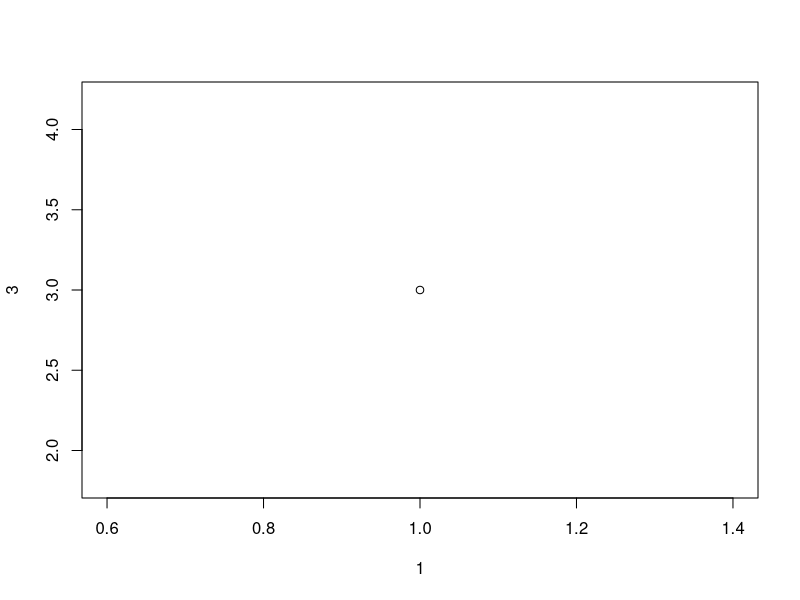
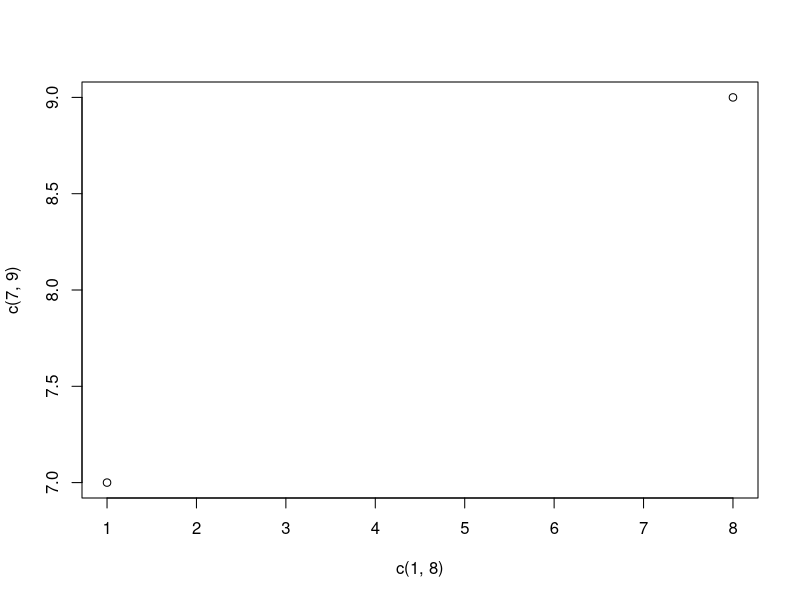
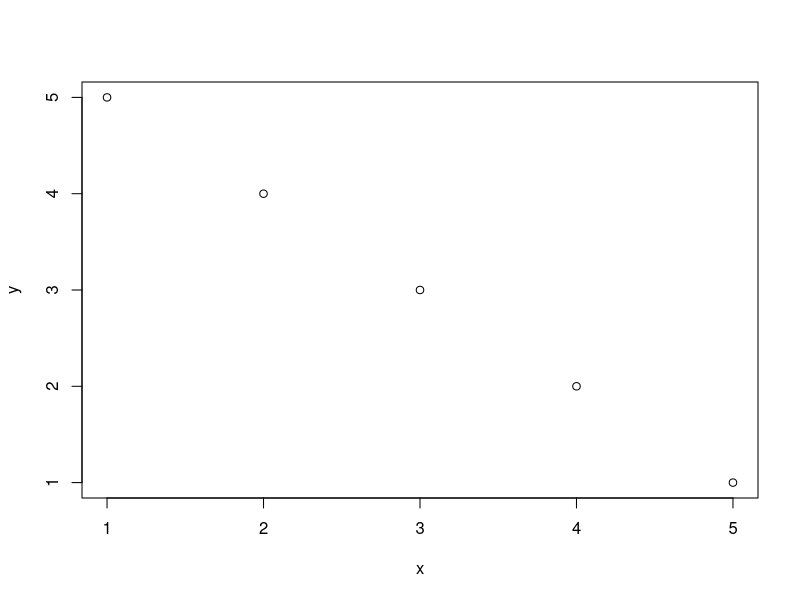
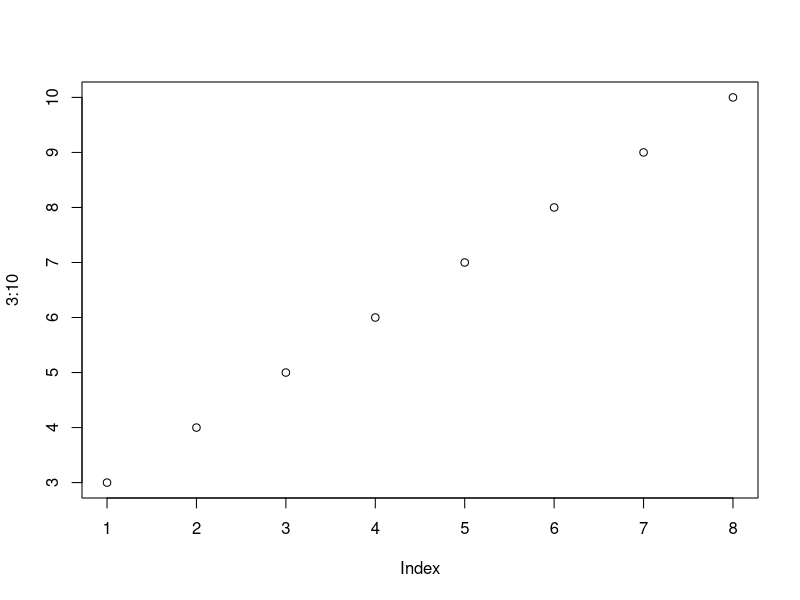
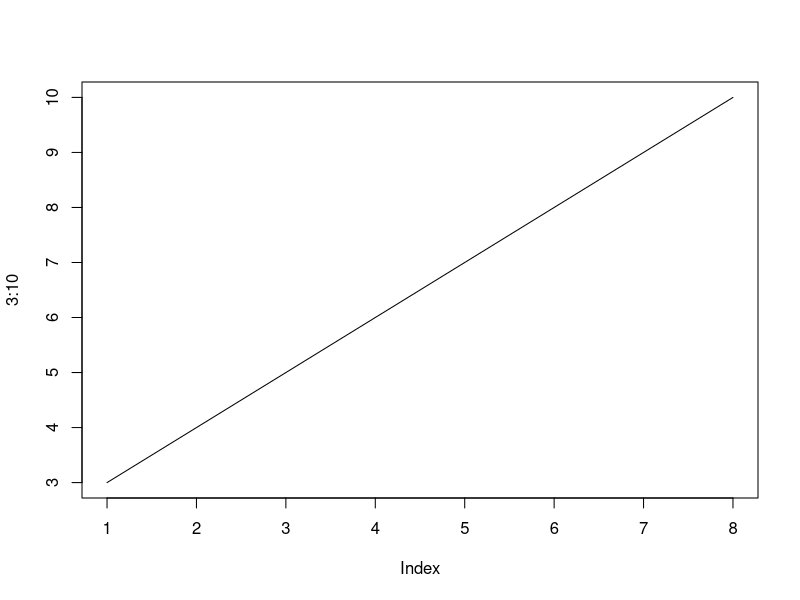
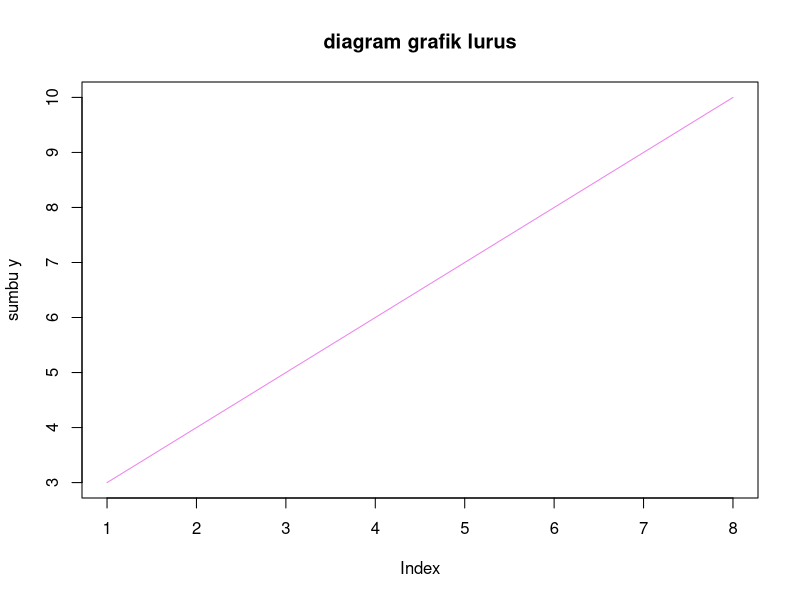
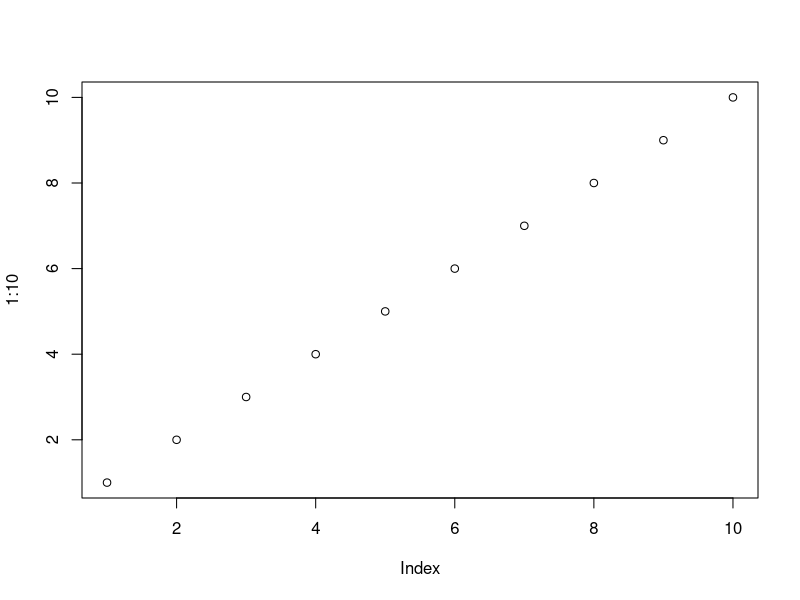
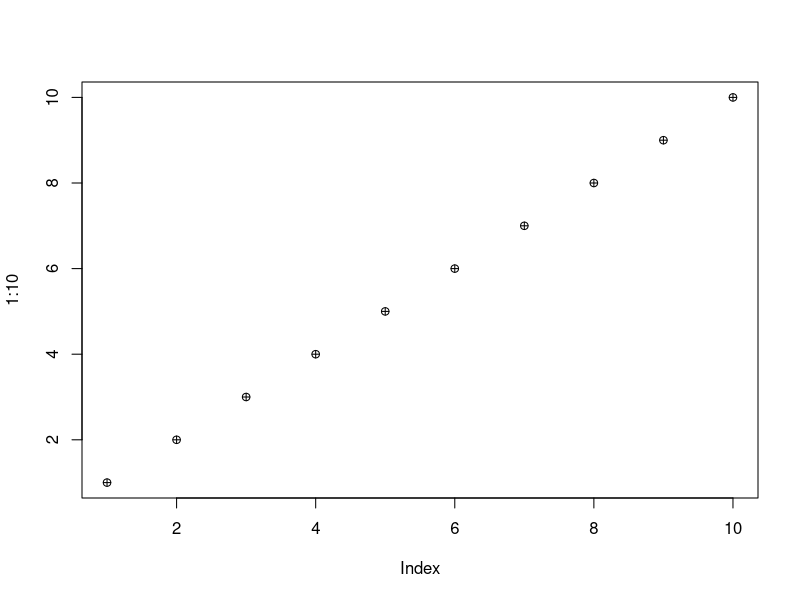

These charts were generated, in order, by the following R code:
# tipe data

# numeric
print ("numeric")
#a <- 10.5 class 
#class (a)

print("integer")
b <- 1000L
class (b)

print("character")
#c <- Nama saya adalah Rey
class (c)
print ("complex")
d <- 91 + 3
class (d)

print ("Boolean")
e <- TRUE
class (e)

#struktur data 
buah <- c(" Apel", "Berry", "Cherry")
buah #vector

 list_buah = list("Durian", "Mangga", 10, 20)
list_buah #data list 

#matrix 
matrix_angka = matrix(c(1,2,3,4,5,6), nrow = 3, ncol = 2)
#matrix angka

#data frame
statistik_Game_RPG <- data.frame(stat = c("power", "mana", "exp"),
                                 marksman = c(100, 24, 50),
                                 fighter = c(80, 40, 70)
                                 )
                              
  
#Mengurutkan vektor
fruits <- c("banana", "apple", "mango")
sort (fruits)

#mengakses Vektor 
fruits[1]
fruits [-1]

#mengganti item
fruits [1] <- "peach"
fruits

ML <- statistik_Game_RPG
ML

#menambahkan kolom di DF
#ML <- cbind(ML Assassin = c(100, 24, 50,))

#Mencari dimensi
dim(ML)

#Melihat data frame
View(ML)

#menggabungkan dua DF
Data_frame1 <- data.frame(
  senjata <- c("M4", "AK47", "Uzi"),
  skin <- c("dragon","alok", "JB"),
  Damage <- c(100, 200, 150)
  )

Data_frame2 <- data.frame(
  senjata <- c("glock", "shotgun", "Scar l")
)
View(FF)

#Grafik
#Plot
plot(1 , 3)
plot(c(1,8), c(7,9))

x <- c(1,2,3,4,5)
y <- c(5,4,3,2,1)
plot(x,y)

plot(3:10)
plot(3:10, type = "l")

plot(3:10, main= "diagram grafik lurus", xlabs = "ini adalah sumbu x", ylab = "sumbu y", type = "l", col = "violet")

plot(1:10)
plot(1:10, pch = 10)

plot(1:10, pch = 10, type = "l")
plot(1:10, pch = 10, type = "l", lwd = 404)
plot(1:10, pch = 11, type = "l", lwd = 4)

x <- c(1,3,5,7,9)
y <- c(4,5,6,8,9)
plot(x, type = "l", col = "blue")
lines(y, type = "l", col = "green")
